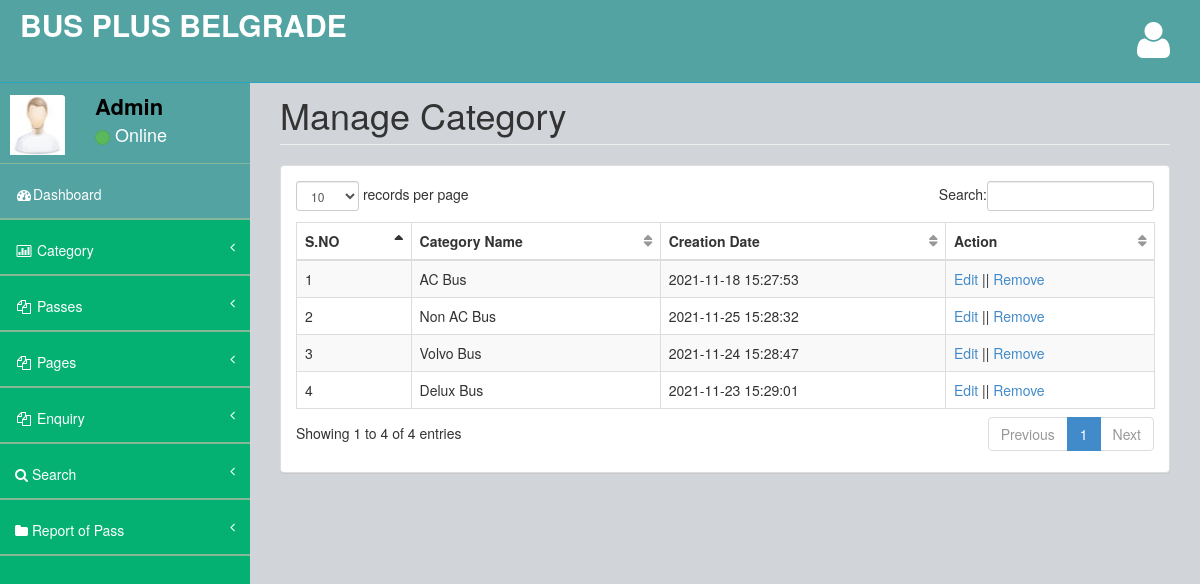
Page /admin/manage-category.php (signed in) on the committed database.
### tables this page shows
CREATE TABLE `tblcategory` (
  `ID` int(10) NOT NULL,
  `CategoryName` varchar(200) DEFAULT NULL,
  `CreationDate` timestamp NULL DEFAULT current_timestamp()
);

### admin/manage-category.php (the view, shortened to what this page needs)
<?php
include('includes/dbconnection.php');
if (strlen($_SESSION['bpmsaid'] == 0)) {
    header('location:logout.php');
} else {
?>
    <!DOCTYPE html>
    <html>
    <head>
        <link href="assets/plugins/bootstrap/bootstrap.css" rel="stylesheet" />
        <link href="assets/font-awesome/css/font-awesome.css" rel="stylesheet" />
        <link href="assets/plugins/pace/pace-theme-big-counter.css" rel="stylesheet" />
        <link href="assets/css/style.css" rel="stylesheet" />
        <link href="assets/css/main-style.css" rel="stylesheet" />
        <link href="assets/plugins/dataTables/dataTables.bootstrap.css" rel="stylesheet" />
    </head>
    <body>
        <div id="wrapper">
            <?php include_once('includes/header.php'); ?>
            <?php include_once('includes/sidebar.php'); ?>
            <div id="page-wrapper">
                <div class="row">
                    <div class="col-lg-12">
                        <h1 class="page-header">Manage Category</h1>
                    </div>
                </div>
                <div class="row">
                    <div class="col-lg-12">
                        <div class="panel panel-default">
                            <div class="panel-body">
                                <div class="table-responsive">
                                    <table class="table table-striped table-bordered table-hover" id="dataTables-example">
                                        <thead>
                                            <tr>
                                                <th>S.NO</th>
                                                <th>Category Name</th>
                                                <th>Creation Date</th>
                                                <th>Action</th>
                                            </tr>
                                        </thead>
                                        <tbody>
                                            <?php
                                            $sql = "SELECT * from tblcategory";
                                            $query = $dbh->prepare($sql);
                                            $query->execute();
                                            $results = $query->fetchAll(PDO::FETCH_OBJ);
                                            $cnt = 1;
                                            if ($query->rowCount() > 0) {
                                                foreach ($results as $row) {               ?>
                                                    <tr>
                                                        <td><?php echo htmlentities($cnt); ?></td>
                                                        <td><?php echo htmlentities($row->CategoryName); ?></td>
                                                        <td><?php echo htmlentities($row->CreationDate); ?></td>
                                                        <td><a href="edit-category-detail.php?editid=<?php echo htmlentities($row->ID); ?>">Edit</a> || <a href="manage-category.php?delid=<?php echo ($row->ID); ?>" onclick="return confirm('Do you really want to Delete ?');">Remove</i></a></td>
                                                    </tr>
                                            <?php $cnt = $cnt + 1;
                                                }
                                            } ?>
                                        </tbody>
                                    </table>
                                </div>
                            </div>
                        </div>
                    </div>
                </div>
            </div>
        </div>
    </body>
    </html>
<?php }  ?>

### admin/includes/header.php (shortened to what this page needs)
<nav class="navbar navbar-default navbar-fixed-top" role="navigation" id="navbar">
    <div class="navbar-header">
        <a class="navbar-brand" href="dashboard.php">
            <strong style="color: white;font-size: 30px">BUS PLUS BELGRADE</strong>
        </a>
    </div>
    <ul class="nav navbar-top-links navbar-right">
        <li class="dropdown">
            <a class="dropdown-toggle" data-toggle="dropdown" href="#">
                <i class="fa fa-user fa-3x"></i>
            </a>
        </li>
    </ul>
</nav>

### admin/includes/sidebar.php (shortened to what this page needs)
<?php
include('includes/dbconnection.php');
?>
<nav class="navbar-default navbar-static-side" role="navigation">
    <div class="sidebar-collapse">
        <ul class="nav" id="side-menu">
            <li>
                <div class="user-section">
                    <div class="user-section-inner">
                        <img src="assets/img/user.jpg" alt="">
                    </div>
                    <div class="user-info">
                        <?php
                        $aid = $_SESSION['bpmsaid'];
                        $sql = "SELECT AdminName from  tbladmin where ID=:aid";
                        $query = $dbh->prepare($sql);
                        $query->bindParam(':aid', $aid, PDO::PARAM_STR);
                        $query->execute();
                        $results = $query->fetchAll(PDO::FETCH_OBJ);
                        if ($query->rowCount() > 0) {
                            foreach ($results as $row) {               ?>
                                <div><strong><?php echo $row->AdminName; ?></strong></div>
                                <div class="user-text-online">
                                    <span class="user-circle-online btn btn-success btn-circle "></span>&nbsp;Online
                                </div>
                    </div>
            <?php $cnt = $cnt + 1;
                            }
                        } ?>
                </div>
            </li>
            <li class="selected">
                <a href="dashboard.php"><i class="fa fa-dashboard fa-fw"></i>Dashboard</a>
            </li>
            <li>
                <a href="#"><i class="fa fa-bar-chart-o fa-fw"></i> Category<span class="fa arrow"></span></a>
            </li>
            <li>
                <a href="#"><i class="fa fa-files-o fa-fw"></i> Passes<span class="fa arrow"></span></a>
            </li>
            <li>
                <a href="#"><i class="fa fa-files-o fa-fw"></i> Pages<span class="fa arrow"></span></a>
            </li>
            <li>
                <a href="#"><i class="fa fa-files-o fa-fw"></i> Enquiry<span class="fa arrow"></span></a>
            </li>
            <li>
                <a href="search-pass.php"><i class="fa fa-search"></i> Search<span class="fa arrow"></span></a>
            </li>
            <li>
                <a href="pass-bwdates-report.php"><i class="fa fa-folder"></i> Report of Pass<span class="fa arrow"></span></a>
            </li>
        </ul>
    </div>
</nav>

### admin/assets/css/style.css (style rules this page uses)
body { background-color: #f8f8f8; }
#wrapper { width: 100%; margin-top: 55px!important; background-color:#04B173; }
#page-wrapper { padding: 0 15px; min-height: 568px; background-color:rgb(209, 212, 216); }
.navbar-static-side ul li { border-bottom:1px solid #84B899 !important; }
.navbar-top-links li { display: inline-block; }
.navbar-top-links li:last-child { margin-right: 15px; }
.navbar-top-links li a { padding: 20px; min-height: 50px; }
.arrow { float: right; }
.fa.arrow:before { content: "\f104"; }
@media (min-width:768px) { .navbar-static-side { z-index: 1; position: absolute; width: 250px; } }
table.dataTable thead .sorting, table.dataTable thead .sorting_asc:after, table.dataTable thead .sorting_desc, table.dataTable thead .sorting_asc_disabled, table.dataTable thead .sorting_desc_disabled { background: transparent; }
table.dataTable thead .sorting_asc:after { content: "\f0de"; float: right; font-family: fontawesome; }
table.dataTable thead .sorting:after { content: "\f0dc"; float: right; font-family: fontawesome; color: rgba(50,50,50,.5); }
.btn-circle { width: 30px; height: 30px; padding: 6px 0; border-radius: 15px; text-align: center; font-size: 12px; line-height: 1.428571429; }

### admin/assets/css/main-style.css (style rules this page uses)
.user-section-inner { height: 65px; width: 65px; -moz-border-radius: 3px; -webkit-border-radius: 3px; border-radius: 3px; overflow: hidden; display: inline-block; float: left; margin-right: 15px; margin-top: 20px; }
.user-section-inner img { margin-left:10px; width:55px; height:60px; }
.user-info { display: block; color:#000!important; display: inline-block; padding: 15px; margin-bottom: 0px }
.user-text-online { font-size:18px; color:#fff }
.user-circle-online { width: 15px!important; height: 15px!important; }
.navbar-top-links > li > a { color: #FFFFFF; }
.nav > li > a { padding: 20px 15px; }
#side-menu { background-color:#04B173; }
#side-menu a { color:#fff; border-bottom: 1px solid #84B899 !important; height: 55px; }
.selected { background-color:rgb(83, 163, 163); }
#navbar { background-color:rgb(83, 163, 163); }
.navbar-brand { padding-left:20px; }
.navbar-default { border-color: #27A6BE; }
@media (min-width:768px) { #page-wrapper { position: inherit; margin: 0 0 0 250px; padding: 0 30px; min-height: 1000px; } }

### rows in the picture
tblcategory: CategoryName "AC Bus", CreationDate "2021-11-18 15:27:53"
tblcategory: CategoryName "Non AC Bus", CreationDate "2021-11-25 15:28:32"
tblcategory: CategoryName "Volvo Bus", CreationDate "2021-11-24 15:28:47"
tblcategory: CategoryName "Delux Bus", CreationDate "2021-11-23 15:29:01"

### other values in the picture
$row->AdminName "Admin"
